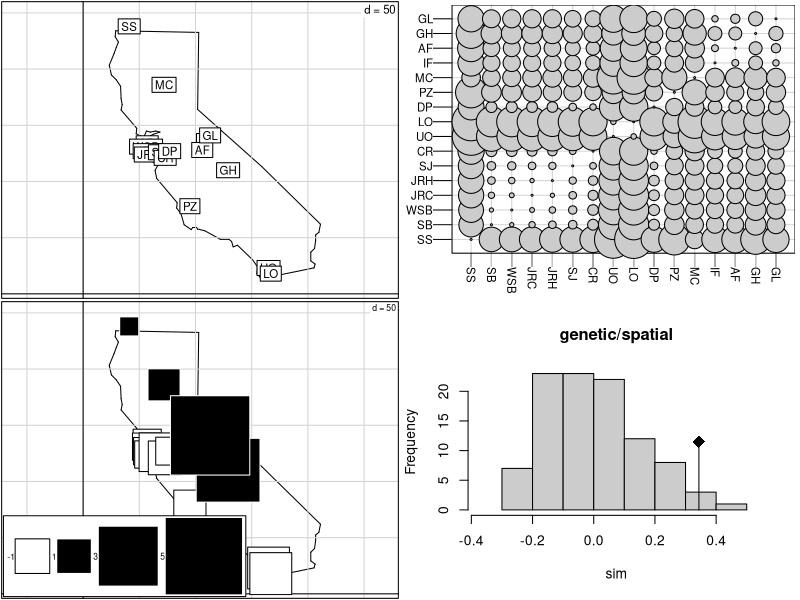

Write R code to recreate this figure.
library(ade4)


### Name: butterfly
### Title: Genetics-Ecology-Environment Triple
### Aliases: butterfly
### Keywords: datasets

### ** Examples

data(butterfly)

if(adegraphicsLoaded()) {
  if(requireNamespace("sp", quietly = TRUE)) {
    g1 <- s.label(butterfly$xy, Sp = butterfly$Spatial, pSp.col = "white", 
      porigin.include = FALSE, plot = FALSE)
    g2 <- table.value(dist(butterfly$xy), plot = FALSE)
    g3 <- s.value(butterfly$xy, dudi.pca(butterfly$envir, scan = FALSE)$li[, 1], 
      Sp = butterfly$Spatial, pori.inc = FALSE, pSp.col = "transparent", ppoints.cex = 2, 
        plot = FALSE)
    ## mt <- mantel.randtest(dist(butterfly$xy), dist(butterfly$gen), 99)
    G <- ADEgS(list(g1, g2, g3), layout = c(2, 2), plot = TRUE)
  }
} else {
  par(mfrow = c(2, 2))
  s.label(butterfly$xy, contour = butterfly$contour, inc = FALSE)
  table.dist(dist(butterfly$xy), labels = row.names(butterfly$xy)) # depends of mva
  s.value(butterfly$xy, dudi.pca(butterfly$envir, scan = FALSE)$li[,1], 
      contour = butterfly$contour, inc = FALSE, csi = 3)
  plot(mantel.randtest(dist(butterfly$xy), dist(butterfly$gen), 99),
      main = "genetic/spatial")
  par(mfrow = c(1,1))
}
